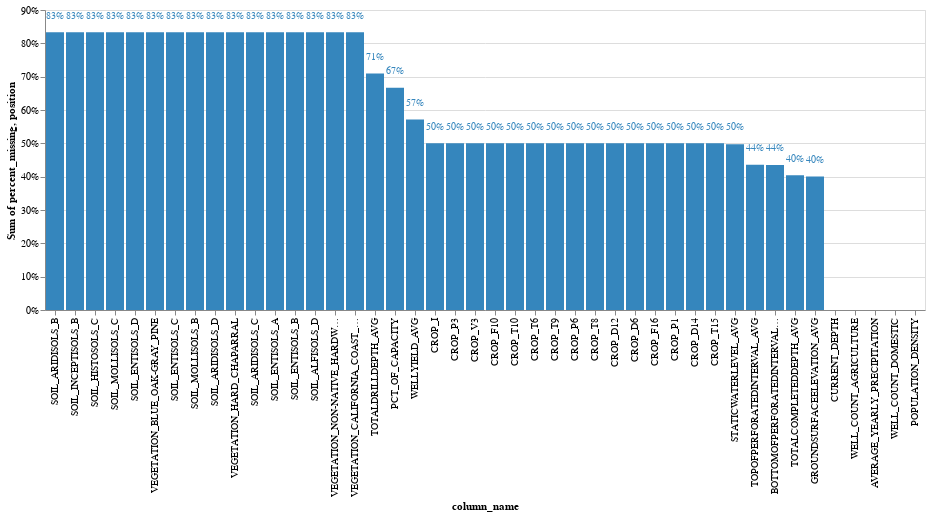

Source (notebook cell):
### Markdown cell above
### Preprocessing Data

### Code cell
draw_missing_data_chart(X_train)

### Figure 1 — Vega-Lite specification as saved in the notebook (floating-point values rounded to 4 significant figures)
{"config": {"view": {"continuousWidth": 400, "continuousHeight": 300}}, "layer": [{"mark": {"type": "bar", "color": "#3586BD"}, "encoding": {"color": {"value": "#3586BD"}, "tooltip": [{"field": "column_name", "type": "nominal"}, {"field": "percent_missing", "type": "quantitative"}], "x": {"field": "column_name", "sort": ["SOIL_ARIDISOLS_B", "SOIL_INCEPTISOLS_B", "SOIL_HISTOSOLS_C", "SOIL_MOLLISOLS_C", "SOIL_ENTISOLS_D", "VEGETATION_BLUE_OAK-GRAY_PINE", "SOIL_ENTISOLS_C", "SOIL_MOLLISOLS_B", "SOIL_ARIDISOLS_D", "VEGETATION_HARD_CHAPARRAL", "SOIL_ARIDISOLS_C", "SOIL_ENTISOLS_A", "SOIL_ENTISOLS_B", "SOIL_ALFISOLS_D", "VEGETATION_NON-NATIVE_HARDWOOD_FOREST", "VEGETATION_CALIFORNIA_COAST_LIVE_OAK", "TOTALDRILLDEPTH_AVG", "PCT_OF_CAPACITY", "WELLYIELD_AVG", "CROP_I", "CROP_P3", "CROP_V3", "CROP_F10", "CROP_T10", "CROP_T6", "CROP_T9", "CROP_P6", "CROP_T8", "CROP_D12", "CROP_D6", "CROP_F16", "CROP_P1", "CROP_D14", "CROP_T15", "STATICWATERLEVEL_AVG", "TOPOFPERFORATEDINTERVAL_AVG", "BOTTOMOFPERFORATEDINTERVAL_AVG", "TOTALCOMPLETEDDEPTH_AVG", "GROUNDSURFACEELEVATION_AVG", "CURRENT_DEPTH", "WELL_COUNT_AGRICULTURE", "AVERAGE_YEARLY_PRECIPITATION", "WELL_COUNT_DOMESTIC", "POPULATION_DENSITY"], "type": "nominal"}, "y": {"aggregate": "sum", "axis": {"format": "%"}, "field": "percent_missing", "stack": "normalize", "type": "quantitative"}}}, {"mark": {"type": "text", "align": "center", "color": "black", "fontSize": 10}, "encoding": {"color": {"value": "#3586BD"}, "text": {"field": "percent_missing", "format": ".0%", "type": "quantitative"}, "tooltip": [{"field": "column_name", "type": "nominal"}, {"field": "percent_missing", "type": "quantitative"}], "x": {"field": "column_name", "sort": ["SOIL_ARIDISOLS_B", "SOIL_INCEPTISOLS_B", "SOIL_HISTOSOLS_C", "SOIL_MOLLISOLS_C", "SOIL_ENTISOLS_D", "VEGETATION_BLUE_OAK-GRAY_PINE", "SOIL_ENTISOLS_C", "SOIL_MOLLISOLS_B", "SOIL_ARIDISOLS_D", "VEGETATION_HARD_CHAPARRAL", "SOIL_ARIDISOLS_C", "SOIL_ENTISOLS_A", "SOIL_ENTISOLS_B", "SOIL_ALFISOLS_D", "VEGETATION_NON-NATIVE_HARDWOOD_FOREST", "VEGETATION_CALIFORNIA_COAST_LIVE_OAK", "TOTALDRILLDEPTH_AVG", "PCT_OF_CAPACITY", "WELLYIELD_AVG", "CROP_I", "CROP_P3", "CROP_V3", "CROP_F10", "CROP_T10", "CROP_T6", "CROP_T9", "CROP_P6", "CROP_T8", "CROP_D12", "CROP_D6", "CROP_F16", "CROP_P1", "CROP_D14", "CROP_T15", "STATICWATERLEVEL_AVG", "TOPOFPERFORATEDINTERVAL_AVG", "BOTTOMOFPERFORATEDINTERVAL_AVG", "TOTALCOMPLETEDDEPTH_AVG", "GROUNDSURFACEELEVATION_AVG", "CURRENT_DEPTH", "WELL_COUNT_AGRICULTURE", "AVERAGE_YEARLY_PRECIPITATION", "WELL_COUNT_DOMESTIC", "POPULATION_DENSITY"], "type": "nominal"}, "y": {"field": "position", "type": "quantitative"}}, "transform": [{"calculate": "datum.percent_missing + 0.05 * datum.percent_missing / abs(datum.percent_missing)", "as": "position"}]}], "data": {"name": "data-328be512e7073e692f6f5cdf4784fdef"}, "$schema": "https://vega.github.io/schema/vega-lite/v4.17.0.json", "datasets": {"data-328be512e7073e692f6f5cdf4784fdef": [{"column_name": "SOIL_ARIDISOLS_B", "percent_missing": 0.8333}, {"column_name": "SOIL_INCEPTISOLS_B", "percent_missing": 0.8333}, {"column_name": "SOIL_HISTOSOLS_C", "percent_missing": 0.8333}, {"column_name": "SOIL_MOLLISOLS_C", "percent_missing": 0.8333}, {"column_name": "SOIL_ENTISOLS_D", "percent_missing": 0.8333}, {"column_name": "VEGETATION_BLUE_OAK-GRAY_PINE", "percent_missing": 0.8333}, {"column_name": "SOIL_ENTISOLS_C", "percent_missing": 0.8333}, {"column_name": "SOIL_MOLLISOLS_B", "percent_missing": 0.8333}, {"column_name": "SOIL_ARIDISOLS_D", "percent_missing": 0.8333}, {"column_name": "VEGETATION_HARD_CHAPARRAL", "percent_missing": 0.8333}, {"column_name": "SOIL_ARIDISOLS_C", "percent_missing": 0.8333}, {"column_name": "SOIL_ENTISOLS_A", "percent_missing": 0.8333}, {"column_name": "SOIL_ENTISOLS_B", "percent_missing": 0.8333}, {"column_name": "SOIL_ALFISOLS_D", "percent_missing": 0.8333}, {"column_name": "VEGETATION_NON-NATIVE_HARDWOOD_FOREST", "percent_missing": 0.8333}, {"column_name": "VEGETATION_CALIFORNIA_COAST_LIVE_OAK", "percent_missing": 0.8333}, {"column_name": "TOTALDRILLDEPTH_AVG", "percent_missing": 0.7092}, {"column_name": "PCT_OF_CAPACITY", "percent_missing": 0.6667}, {"column_name": "WELLYIELD_AVG", "percent_missing": 0.5711}, {"column_name": "CROP_I", "percent_missing": 0.5}, {"column_name": "CROP_P3", "percent_missing": 0.5}, {"column_name": "CROP_V3", "percent_missing": 0.5}, {"column_name": "CROP_F10", "percent_missing": 0.5}, {"column_name": "CROP_T10", "percent_missing": 0.5}, {"column_name": "CROP_T6", "percent_missing": 0.5}, {"column_name": "CROP_T9", "percent_missing": 0.5}, {"column_name": "CROP_P6", "percent_missing": 0.5}, {"column_name": "CROP_T8", "percent_missing": 0.5}, {"column_name": "CROP_D12", "percent_missing": 0.5}, {"column_name": "CROP_D6", "percent_missing": 0.5}, {"column_name": "CROP_F16", "percent_missing": 0.5}, {"column_name": "CROP_P1", "percent_missing": 0.5}, {"column_name": "CROP_D14", "percent_missing": 0.5}, {"column_name": "CROP_T15", "percent_missing": 0.5}, {"column_name": "STATICWATERLEVEL_AVG", "percent_missing": 0.4976}, {"column_name": "TOPOFPERFORATEDINTERVAL_AVG", "percent_missing": 0.4355}, {"column_name": "BOTTOMOFPERFORATEDINTERVAL_AVG", "percent_missing": 0.4351}, {"column_name": "TOTALCOMPLETEDDEPTH_AVG", "percent_missing": 0.4041}, {"column_name": "GROUNDSURFACEELEVATION_AVG", "percent_missing": 0.4006}, {"column_name": "CURRENT_DEPTH", "percent_missing": 0.0}, {"column_name": "WELL_COUNT_AGRICULTURE", "percent_missing": 0.0}, {"column_name": "AVERAGE_YEARLY_PRECIPITATION", "percent_missing": 0.0}, {"column_name": "WELL_COUNT_DOMESTIC", "percent_missing": 0.0}, {"column_name": "POPULATION_DENSITY", "percent_missing": 0.0}]}}
